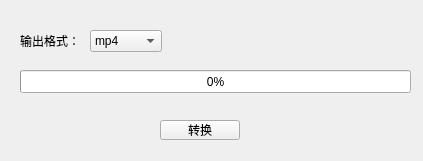
<?xml version="1.0" encoding="UTF-8"?>
<ui version="4.0">
 <class>work_form</class>
 <widget class="QWidget" name="work_form">
  <property name="geometry">
   <rect>
    <x>0</x>
    <y>0</y>
    <width>423</width>
    <height>161</height>
   </rect>
  </property>
  <property name="windowTitle">
   <string>视频格式转换</string>
  </property>
  <widget class="QPushButton" name="convert_btn">
   <property name="geometry">
    <rect>
     <x>160</x>
     <y>120</y>
     <width>80</width>
     <height>20</height>
    </rect>
   </property>
   <property name="text">
    <string>转换</string>
   </property>
  </widget>
  <widget class="QProgressBar" name="progressBar">
   <property name="geometry">
    <rect>
     <x>20</x>
     <y>70</y>
     <width>391</width>
     <height>23</height>
    </rect>
   </property>
   <property name="value">
    <number>0</number>
   </property>
  </widget>
  <widget class="QComboBox" name="comboBox">
   <property name="geometry">
    <rect>
     <x>90</x>
     <y>30</y>
     <width>72</width>
     <height>22</height>
    </rect>
   </property>
   <item>
    <property name="text">
     <string>mp4</string>
    </property>
   </item>
   <item>
    <property name="text">
     <string>avi</string>
    </property>
   </item>
   <item>
    <property name="text">
     <string>mpg</string>
    </property>
   </item>
   <item>
    <property name="text">
     <string>mkv</string>
    </property>
   </item>
   <item>
    <property name="text">
     <string>gif</string>
    </property>
   </item>
   <item>
    <property name="text">
     <string>flv</string>
    </property>
   </item>
   <item>
    <property name="text">
     <string>mov</string>
    </property>
   </item>
  </widget>
  <widget class="QLabel" name="label">
   <property name="geometry">
    <rect>
     <x>20</x>
     <y>30</y>
     <width>61</width>
     <height>21</height>
    </rect>
   </property>
   <property name="text">
    <string>输出格式：</string>
   </property>
  </widget>
 </widget>
 <resources/>
 <connections/>
</ui>
